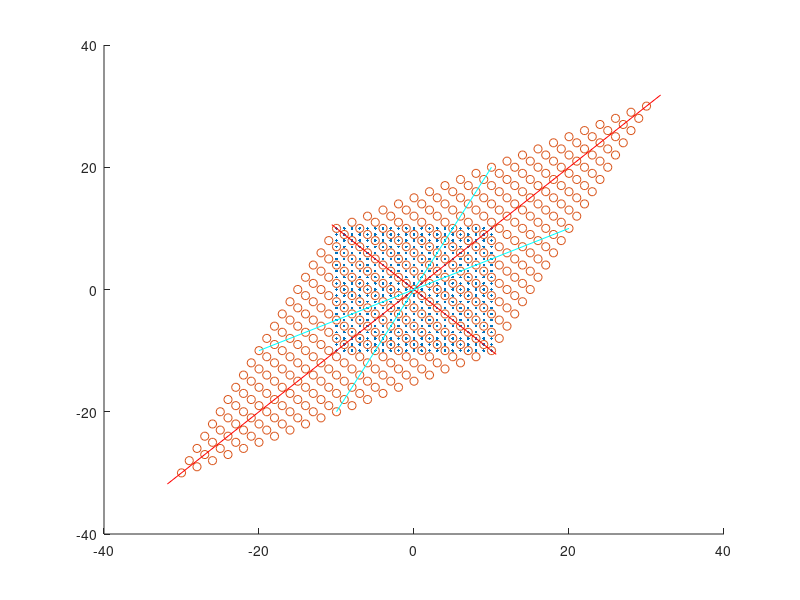
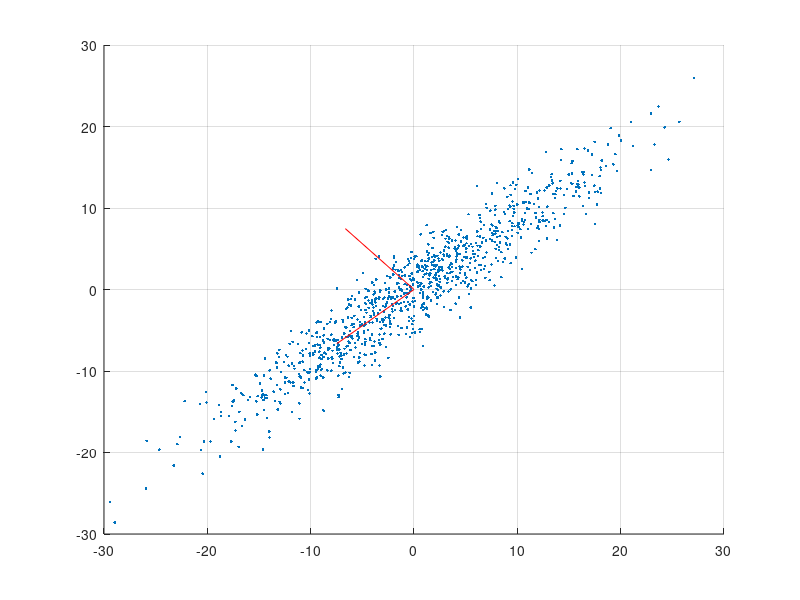

MATLAB code to generate these figures, in order:
%% interpretation 1
% interpretation of eigendecompostion of matrix while treating matrix as 
% transformation matrix in space. Taking 2D as an example.


T = [2,1;1,2]; % transformation matrix; linear projection in R2

[v,l] = eig(T); % v: eigenvector; l: lamda eigenvalues



x = -10:10;
y = -10:10;
[x,y] = meshgrid(x,y);

figure(1);
grid on;

% axis of 2D dimension
figure(1);plot([-12,12],[0,0],'b-')
figure(1);plot([0,0],[-12,12],'b-')


% original points
point = [x(:),y(:)]'; 
figure(1),scatter(x(:),y(:),'.');


% points achieved by transformation T
tpoint = T*point;
figure(1),hold on; scatter(tpoint(1,:),tpoint(2,:),'or')

% the direction of eigenvectors of transformation matrix T
figure(1);plot([-15*v(1,1),15*v(1,1)],[-15*v(2,1),15*v(2,1)],'r-')
figure(1);plot([-45*v(1,2),45*v(1,2)],[-45*v(2,2),45*v(2,2)],'r-')

% One interesting point: if we treat the original points (blue dots) as the
% end points of vectors, the ones which lay on the direction of 
% eigenvectors of the transformation matrix T (red line) are only scaled by
% the corresponding eigenvalues without changes on the direction.


% transformed original x and y axises.
yaxisPoint = [0 0;-10,10];
yaxisPointTran = T*yaxisPoint;
figure(1),plot(yaxisPointTran(1,:),yaxisPointTran(2,:),'c-')
xaxisPoint = [-10,10;0 0];
xaxisPointTran = T*xaxisPoint;
figure(1),plot(xaxisPointTran(1,:),xaxisPointTran(2,:),'c-')



%% interpretation 2
% singular value decompostion on data set; 2D points as an example
clear
x = 2*randn(1,1000);
y = 8*randn(1,1000);
points = [x;y];
tpoints = [2,1;0.5,1]*points;
figure(2),hold on;grid on;
scatter(tpoints(1,:),tpoints(2,:),'.');


[U,S,V] = svd(tpoints);
eigenvector = U;
plot([0,10*eigenvector(1,1)],[0,10*eigenvector(1,2)],'r-');
plot([0,10*eigenvector(2,1)],[0,10*eigenvector(2,2)],'r-');





















